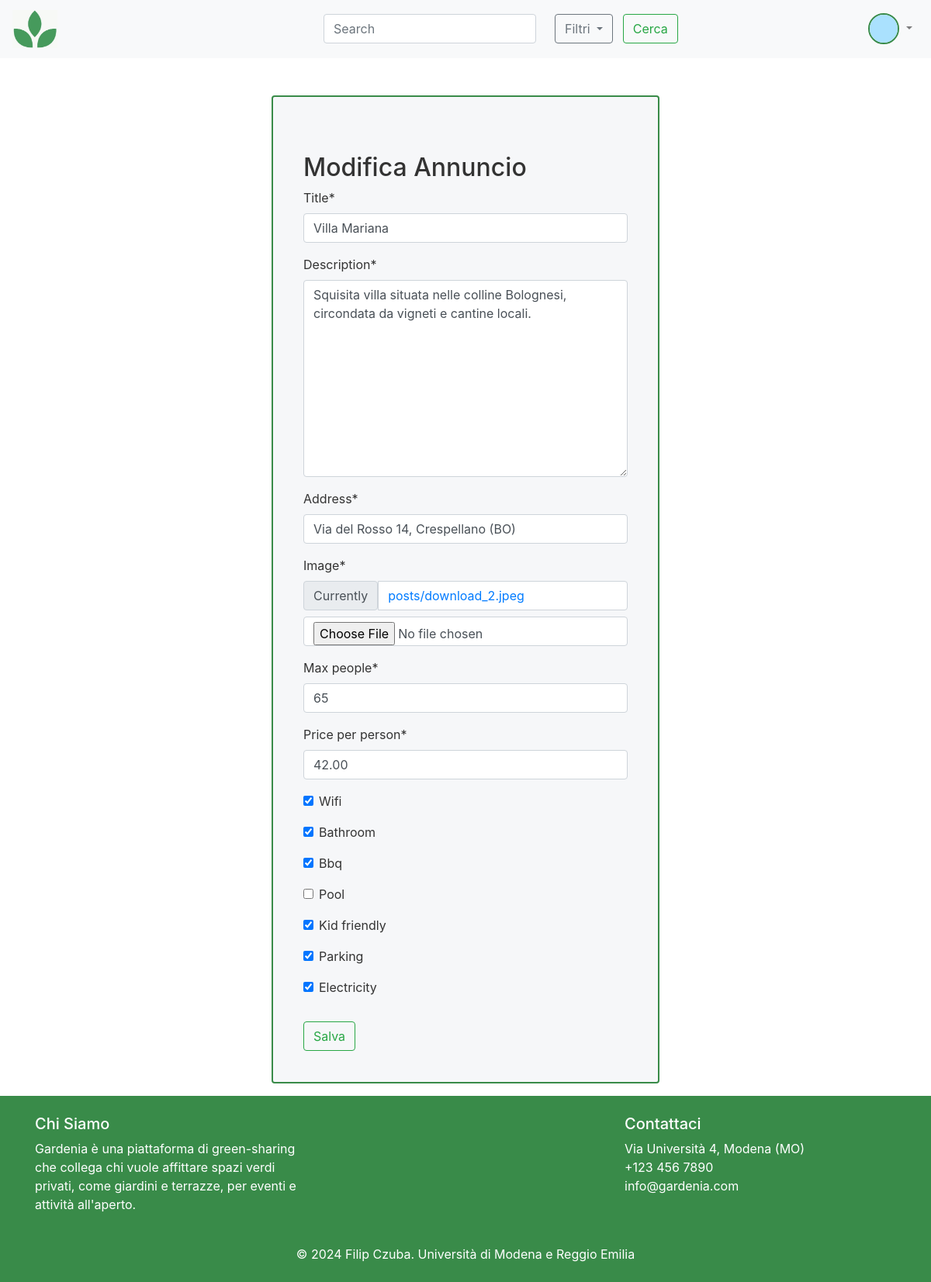
Screenshot of /edit/3/ (signed in) with the database file from the repository.
### accounts/models.py (models this page shows, shortened)
class CustomUser(AbstractUser):
    USER_TYPE_CHOICES = [
        ('landlord', 'Landlord'),
        ('renter', 'Renter'),
    ]
    username = None
    name = models.CharField(max_length=30, blank=True)
    surname = models.CharField(max_length=30, blank=True)
    user_type = models.CharField(max_length=10, choices=USER_TYPE_CHOICES, default='renter')
    address = models.CharField(max_length=255, blank=True)
    description = models.CharField(max_length=400, null=True, blank=True)
    phone_number = models.CharField(max_length=20, blank=True)
    profile_picture = models.ImageField(upload_to=user_profile_directory_path, default='assets/default_user.png')
    email = models.EmailField(unique=True)
    objects = CustomUserManager()
    EMAIL_FIELD = 'email'
    USERNAME_FIELD = 'email'
    REQUIRED_FIELDS = ['name', 'surname', 'user_type']  # Fields required during user creation
    groups = models.ManyToManyField(
        'auth.Group',
        related_name='customuser_set',
        blank=True,
        help_text='The groups this user belongs to.',
        verbose_name='groups'
    )
    user_permissions = models.ManyToManyField(
        'auth.Permission',
        related_name='customuser_set',
        blank=True,
        help_text='Specific permissions for this user.',
        verbose_name='user permissions'
    )

### posts/models.py (models this page shows, shortened)
class Post(models.Model):
    title = models.CharField(max_length=100)
    description = models.TextField()
    address = models.CharField(max_length=255)
    landlord = models.ForeignKey(settings.AUTH_USER_MODEL, on_delete=models.CASCADE)
    wifi = models.BooleanField(default=False)
    bathroom = models.BooleanField(default=False)
    bbq = models.BooleanField(default=False)
    pool = models.BooleanField(default=False)
    kid_friendly = models.BooleanField(default=False)
    parking = models.BooleanField(default=False)
    electricity = models.BooleanField(default=False)
    max_people = models.PositiveIntegerField(default=20)  # Default 20
    price_per_person = models.DecimalField(max_digits=10, decimal_places=2, null=False,default=100)
    image = models.ImageField(upload_to='posts/', default='assets/logo_greyscale.png')
    created_at = models.DateTimeField(auto_now_add=True)
    updated_at = models.DateTimeField(auto_now=True)

### posts/views.py (the view, shortened to what this page needs)
# urls.py: path('edit/<int:pk>/', PostUpdateView.as_view(), name='post_edit'),
class PostUpdateView(LoginRequiredMixin, UserPassesTestMixin, UpdateView):
    model = Post
    form_class = PostForm
    template_name = 'posts/post_form.html'
    success_url = reverse_lazy('home')  # Change to the name of your home URL
    def get_queryset(self):
        return Post.objects.filter(landlord=self.request.user)
    def test_func(self):
        post = self.get_object()
        return post.landlord == self.request.user

### posts/templates/posts/post_form.html (shortened to what this page needs)
{% extends 'basebs.html' %}
{% load crispy_forms_tags %}
{% block content %}
<div class="container d-flex justify-content-center mt-5 my-3">
    <div class="form-container p-4 rounded">
<div class="container mt-5">
    <h2>{% if form.instance.pk %}Modifica{% else %}Crea{% endif %} Annuncio</h2>
    <form method="post" enctype="multipart/form-data">
        {{ form|crispy }}
        <button type="submit" class="btn btn-outline-success my-3">Salva</button>
    </form>
</div>
</div>
</div>
{% endblock %}

### templates/basebs.html (shortened to what this page needs)
<!DOCTYPE html>
<html lang="en">
<head>
    {% block head %}
        <link rel="stylesheet" href="https://cdn.jsdelivr.net/npm/bootstrap@4.6.1/dist/css/bootstrap.min.css">
    {% endblock %}
    {% load crispy_forms_tags %}
    {% load static %}
</head>
<body>
<header class="top-bar">
    <nav class="navbar navbar-expand-lg navbar-light bg-light">
        <a class="navbar-brand" href="{% url 'home' %}">
            <img src="{% static 'assets/logo.png' %}" alt="logo" style="width: 15%; height: auto;">
        </a>
        <form class="form-inline my-2 my-lg-0" method="GET" action="{% url 'home' %}">
            <input class="form-control mr-sm-2" type="search" name="q" placeholder="Search" aria-label="Search" value="{{ request.GET.q }}">
            <div class="dropdown ml-3">
                <button class="btn btn-outline-secondary dropdown-toggle" type="button" id="filterDropdown" data-toggle="dropdown" aria-haspopup="true" aria-expanded="false">
                    Filtri
                </button>
                        <button type="submit" class="btn btn-outline-success mx-2">Cerca</button>
                    </form>
        <div class="ml-auto">
            {% if user.is_authenticated %}
            <ul class="navbar-nav">
                <li class="nav-item dropdown">
                    <a class="nav-link dropdown-toggle" href="#" id="navbarDropdown" role="button" data-toggle="dropdown" aria-haspopup="true" aria-expanded="false">
                        <img src="{% if user.profile_picture %}{{ user.profile_picture.url }}{% else %}{% static 'assets/default_user.png' %}{% endif %}" alt="User Profile" class="rounded-circle" style="width: 40px; height: 40px; border: 2px solid #398b49;">
                    </a>
                </li>
            </ul>
            {% else %}
            <a class="btn btn-outline-success my-2 my-sm-0" href="{% url 'login' %}">Login</a>
            <a class="btn btn-outline-secondary my-2 my-sm-0" href="{% url 'register' %}">Registrati</a>
            {% endif %}
        </div>
    </nav>
</header>
    <main>
        {% block content %}
        {% endblock %}
    </main>
    <footer class="text-white py-4">
        <div class="container">
            <div class="row">
                <div class="col-md-4">
                    <h5>Chi Siamo</h5>
                    <p>Gardenia è una piattaforma di green-sharing che collega chi vuole affittare spazi verdi privati, come giardini e terrazze, per eventi e attività all'aperto.</p>
                </div>
                <div class="col-md-4"></div>
                <div class="col-md-4">
                    <h5>Contattaci</h5>
                    <ul class="list-unstyled">
                        <li>Via Università 4, Modena (MO) </li>
                        <li> <a href="tel:+1234567890" class="text-white">+123 456 7890</a></li>
                        <li> <a href="mailto:info@example.com" class="text-white">info@gardenia.com</a></li>
                    </ul>
                </div>
            </div>
            <div class="text-center mt-4">
                <p class="mb-0">&copy; 2024 Filip Czuba. Università di Modena e Reggio Emilia</p>
            </div>
        </div>
    </footer>
</body>
</html>

### templates/basebs.html (style rules this page uses)
html, body { height: 100%; }
body { display: flex; flex-direction: column; }
main { flex: 1; }
footer { background-color: #398b49; color: white; }

### posts/templates/posts/post_form.html (style rules this page uses)
.form-container { max-width: 500px; width: 100%; background-color: #f6f7f9; color: #333; border: 2px solid #398b49; border-radius: 15px; padding: 20px; }

### rows the page displays
CustomUser: profile_picture (picture)
Post: title "Villa Mariana", description "Squisita villa situata nelle colline Bolognesi, circondata da vigneti e cantine locali.", address "Via del Rosso 14, Crespellano (BO)", max_people "65", price_per_person "42.00", wifi "☑", bathroom "☑", bbq "☑", kid_friendly "☑", parking "☑", electricity "☑"
